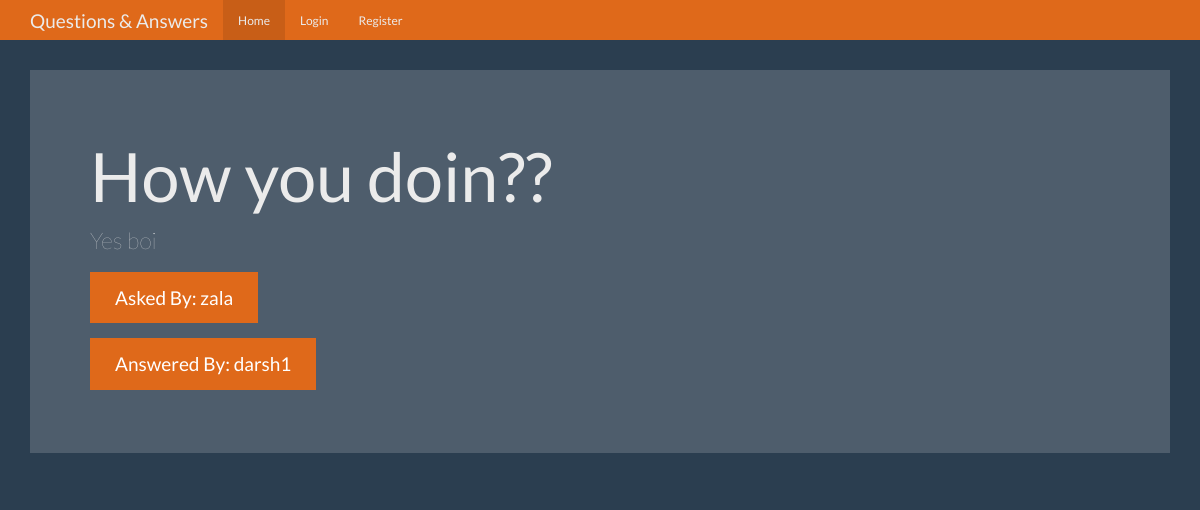
Screenshot of /question/3 with the database file from the repository.
### tables this page shows
CREATE TABLE questions(id integer primary key autoincrement,
    question_text text not null,
    answer_text text,
    asked_by integer not null,
    expert_id integer not null);

CREATE TABLE users(
    id integer primary key autoincrement,
    name text not null,
    password text not null,
    expert boolean not null,
    admin boolean not null
);

### app.py (the view)
@app.route('/question/<id>')
def question(id):
    user = get_current_user()
    db = get_db()
    cur = db.execute('select questions.question_text,questions.answer_text,askers.name as asker_name,experts.name as expert_name from questions \
        join users as askers on askers.id = questions.asked_by \
            join users as experts on experts.id = questions.expert_id where questions.id = ?',[id])
    result = cur.fetchone()
    return render_template('question.html',user = user,answer = result)

### app.py (called while the page is built)
def get_current_user():
    user_result = None
    if 'user' in session:
        user = session['user']
        db = get_db()
        cur = db.execute("select id,name,password,expert,admin from users where name = ?",[user])
        user_result = cur.fetchone()
    return user_result

### database.py (called while the page is built)
def connect_db():
    sql = sqlite3.connect('questions.db')
    sql.row_factory = sqlite3.Row
    return sql

def get_db():
    if not hasattr(g,'sqlite_db'):
        g.sqlite_db = connect_db()
    return g.sqlite_db

### templates/question.html (shortened to what this page needs)
<!DOCTYPE html>
<html lang="en">
  <head>
    <link href="{{ url_for('static',filename = 'bootstrap.min.css') }}" rel="stylesheet">
    <link href="{{ url_for('static',filename = 'theme.css') }}" rel="stylesheet">
  </head>
  <body>
    <nav class="navbar navbar-inverse navbar-fixed-top">
      <div class="container">
        <div class="navbar-header">
          <a class="navbar-brand" href="#">Questions & Answers</a>
        </div>
        <div id="navbar" class="navbar-collapse collapse">
          <ul class="nav navbar-nav">
            <li class="active"><a href="{{url_for('index')}}">Home</a></li>
            {% if not user %}
            <li><a href="{{url_for('login')}}">Login</a></li>
            <li><a href="{{url_for('register')}}">Register</a></li>
            {% endif %}
          </ul>
        </div>
      </div>
    </nav>
    <div class="container theme-showcase" role="main">
      <div class="jumbotron">
        <h1>{{answer['question_text']}}</h1>
        <p>{{answer['answer_text']}}</p>
        <p><a class="btn btn-primary btn-lg">Asked By: {{answer['asker_name']}}</a></p>
        <p><a class="btn btn-primary btn-lg">Answered By: {{answer['expert_name']}}</a></p>
      </div>
    </div>
  </body>
</html>

### static/theme.css (style rules this page uses)
body { padding-top: 70px; padding-bottom: 30px; }

### rows the page displays
questions: question_text "How you doin??", answer_text "Yes boi"
users: asker_name "zala"
users: expert_name "darsh1"
